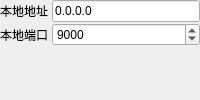
          <widget class="QWidget" name="pageTcpServer">
           <layout class="QFormLayout" name="formTcpServer">
            <property name="horizontalSpacing">
             <number>4</number>
            </property>
            <property name="verticalSpacing">
             <number>1</number>
            </property>
            <property name="leftMargin">
             <number>0</number>
            </property>
            <property name="topMargin">
             <number>0</number>
            </property>
            <property name="rightMargin">
             <number>0</number>
            </property>
            <property name="bottomMargin">
             <number>0</number>
            </property>
            <item row="0" column="0">
             <widget class="QLabel" name="lblTcpSrvAddr">
              <property name="text">
               <string>本地地址</string>
              </property>
             </widget>
            </item>
            <item row="0" column="1">
             <widget class="QLineEdit" name="tcpServerAddrEdit">
              <property name="text">
               <string>0.0.0.0</string>
              </property>
             </widget>
            </item>
            <item row="1" column="0">
             <widget class="QLabel" name="lblTcpSrvPort">
              <property name="text">
               <string>本地端口</string>
              </property>
             </widget>
            </item>
            <item row="1" column="1">
             <widget class="QSpinBox" name="tcpServerPortSpin">
              <property name="minimum">
               <number>1</number>
              </property>
              <property name="maximum">
               <number>65535</number>
              </property>
              <property name="value">
               <number>9000</number>
              </property>
             </widget>
            </item>
           </layout>
          </widget>
